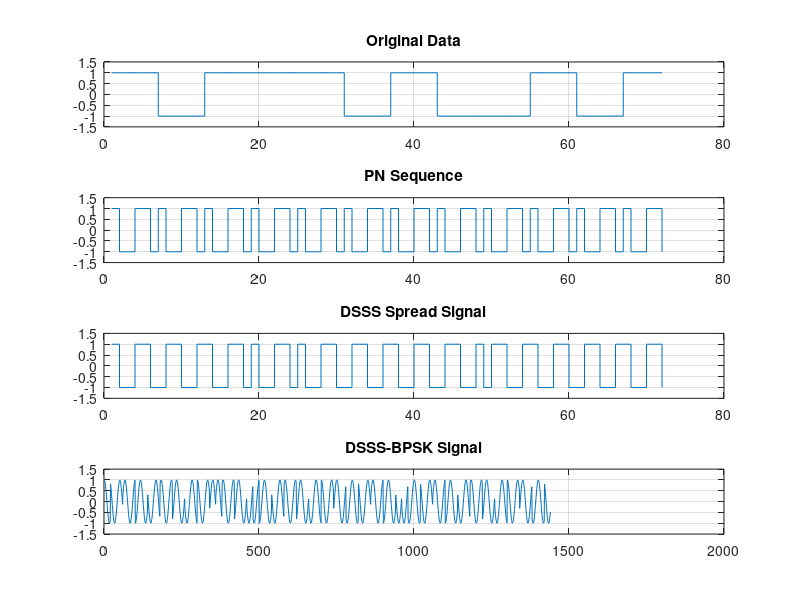

The MATLAB script that drew this image:
clc;
clear;
close all;
% Data and PN sequence
data = [1 0 1 1 1 0 1 0 0 1 0 1];
pn = [1 0 0 1 1 0 ];

% Convert 0 to -1
d = 2*data-1;
p = 2*pn-1;

% Repeat data and PN for graph
D = repelem(d,length(pn));
P = repmat(p,1,length(data));
DSSS= D.*P;

%BPSK modulation
spread=repelem(DSSS,20);
t = 0:length(spread)-1;
carrier = cos(2*pi*0.03*t);
BPSK = spread.*carrier;

% Plot
subplot(4,1,1);
stairs(D);
title('Original Data');
ylim([-1.5 1.5]);
grid on;

subplot(4,1,2);
stairs(P);
title('PN Sequence');
ylim([-1.5 1.5]);
grid on;

subplot(4,1,3);
stairs(DSSS);
title('DSSS Spread Signal');
ylim([-1.5 1.5]);
grid on;

subplot(4,1,4);
plot(BPSK);
title('DSSS-BPSK Signal');
ylim([-1.5 1.5]);
grid on;
